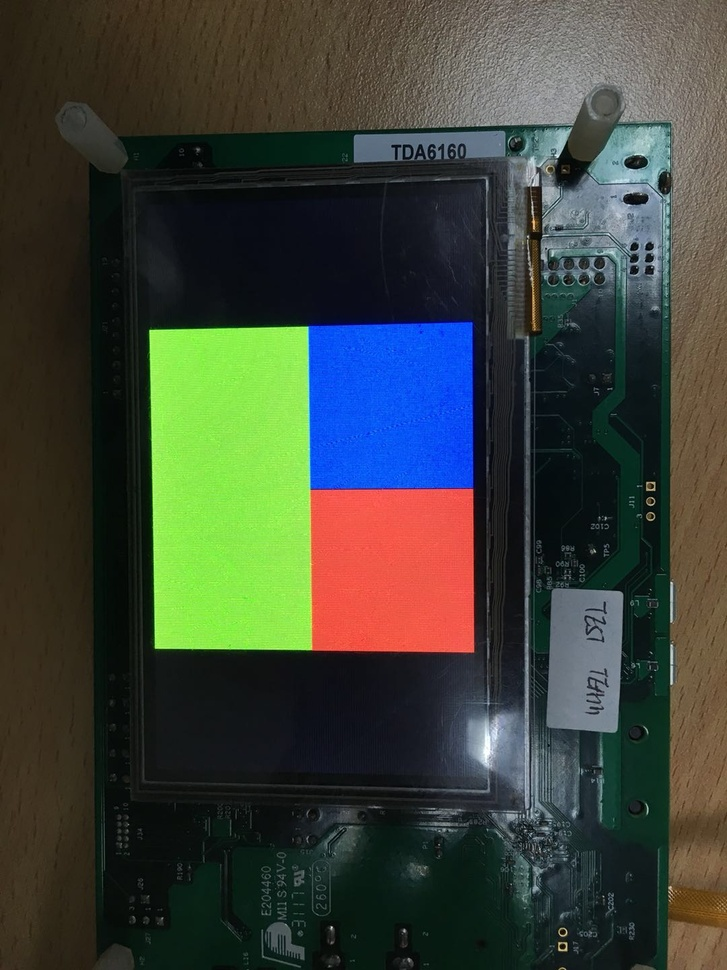
#> input picture pyopencv/pxp_rgb.jpg, 727 x 970 px, shrunk from 1080 x 1440 before the run
$ python feature_test.py   (Python 2 division)
#> lines starting #> are read from the running program, lines starting #| are printed output that depends on the picture
#! usr/bin/python
#coding=utf-8


import cv2
import numpy as np
import matplotlib.pyplot as plt

img = cv2.imread('../pxp_rgb.jpg')
#> img is the input picture: shape (970, 727, 3); mean B, G, R 56.4, 66.5, 60.2
gray = cv2.cvtColor(img,cv2.COLOR_BGR2GRAY)#灰度图像
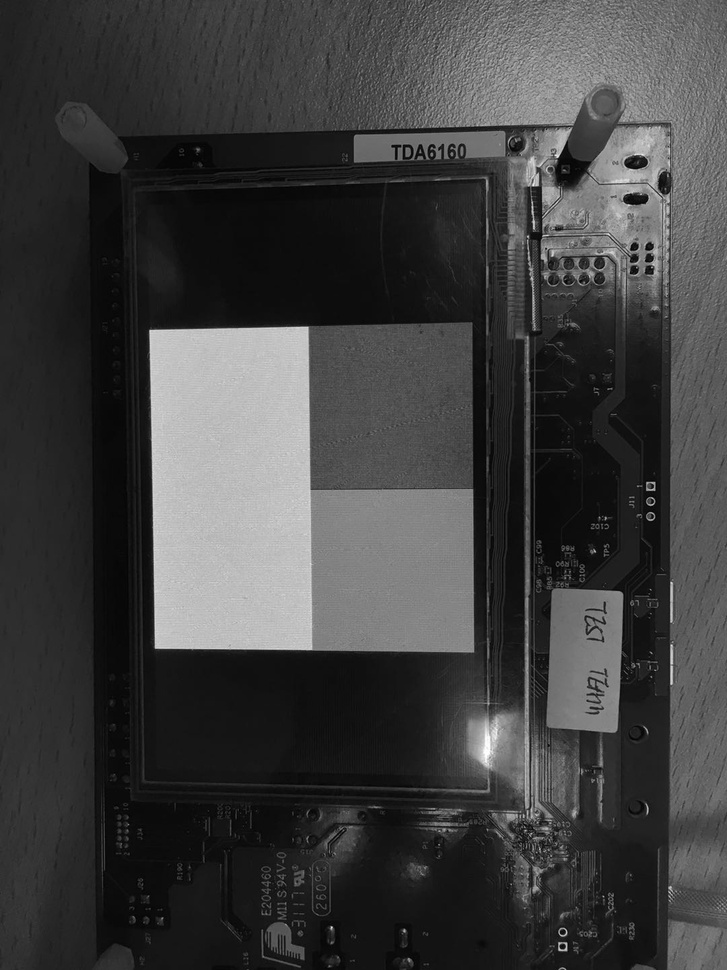
#> gray: shape (970, 727); min 1, max 254, mean 63.5
plt.subplot(121),plt.imshow(gray,'gray')

# GoodFeaturesToTrack() is better to void conner connection

# connners = cv2.cornerHarris(gray,3, 3, 0.04)
# print connners

# thresh = 0.00001
# • cv2.THRESH_BINARY（黑白二值）
# • cv2.THRESH_BINARY_INV（黑白二值反转）
# • cv2.THRESH_TRUNC （得到的图像为多像素值）
# • cv2.THRESH_TOZERO
# • cv2.THRESH_TOZERO_INV

# # find contours in the thresholded image
# cnts = cv2.findContours(thresh.copy(), cv2.RETR_EXTERNAL,
#     cv2.CHAIN_APPROX_SIMPLE)
# cnts = cnts[0]

ret, thresImage = cv2.threshold(img, 127, 255, cv2.THRESH_BINARY_INV)
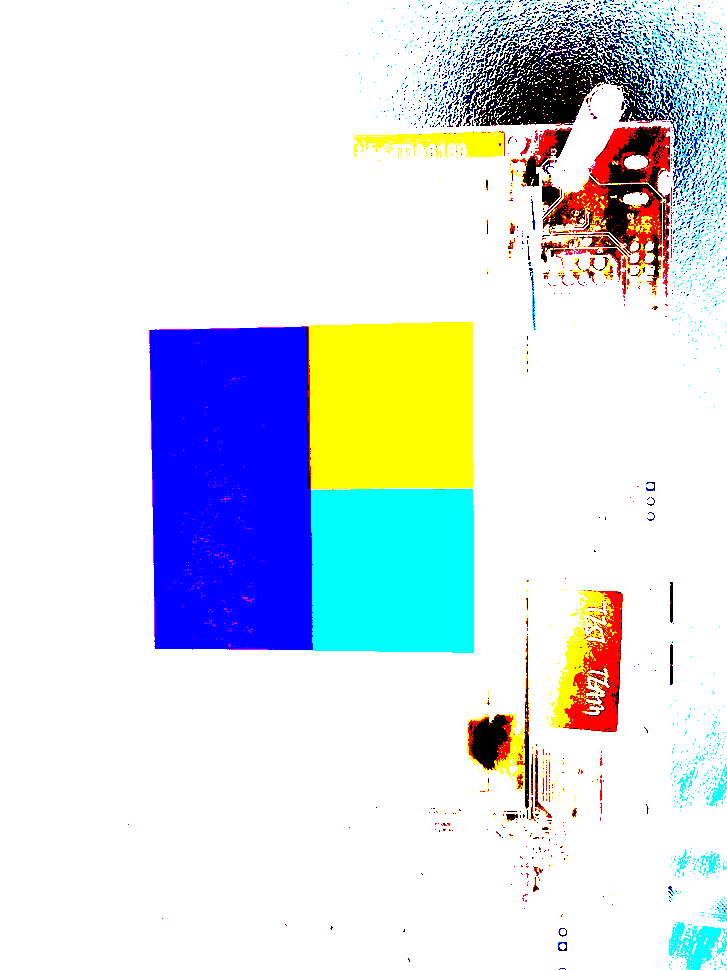
#> thresImage: shape (970, 727, 3); mean B, G, R 230.7, 223.6, 215.9
print thresImage
#> (printed output is left out)
plt.subplot(122),plt.imshow(thresImage, 'gray')
plt.xticks([]),plt.yticks([])

wm = plt.get_current_fig_manager()
wm.window.state('zoomed')
plt.show()
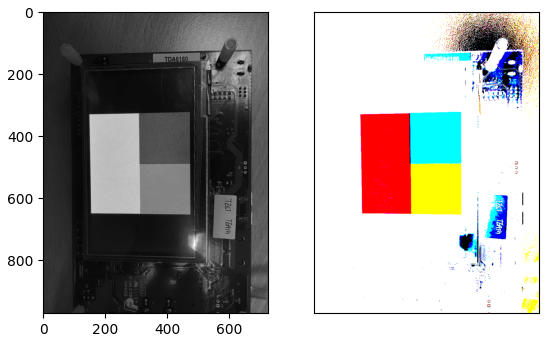
#> figure drawn by matplotlib, 2 panels; B, G, R data is drawn as R, G, B

$ run again, with pyopencv/lcd.jpg copied over pyopencv/pxp_rgb.jpg
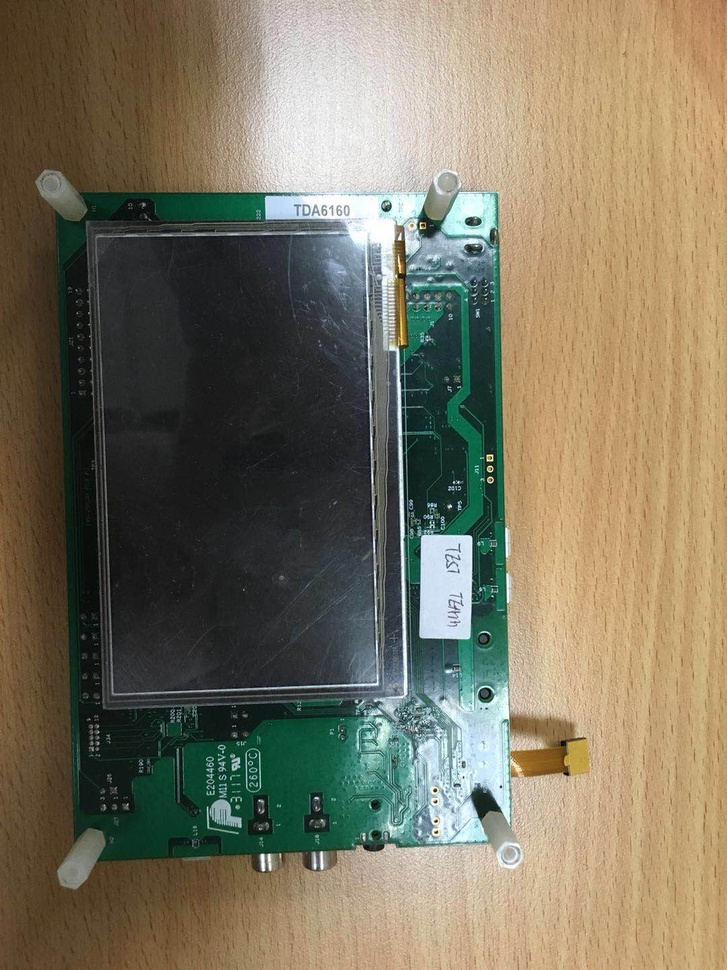
#> input picture pyopencv/lcd.jpg, 727 x 970 px, shrunk from 1080 x 1440 before the run
#> img is the input picture: shape (970, 727, 3); mean B, G, R 95.7, 116.2, 123.6
#> `ret, thresImage = cv2.threshold(img, 127, 255, cv2.THRESH_BINARY_INV)`:
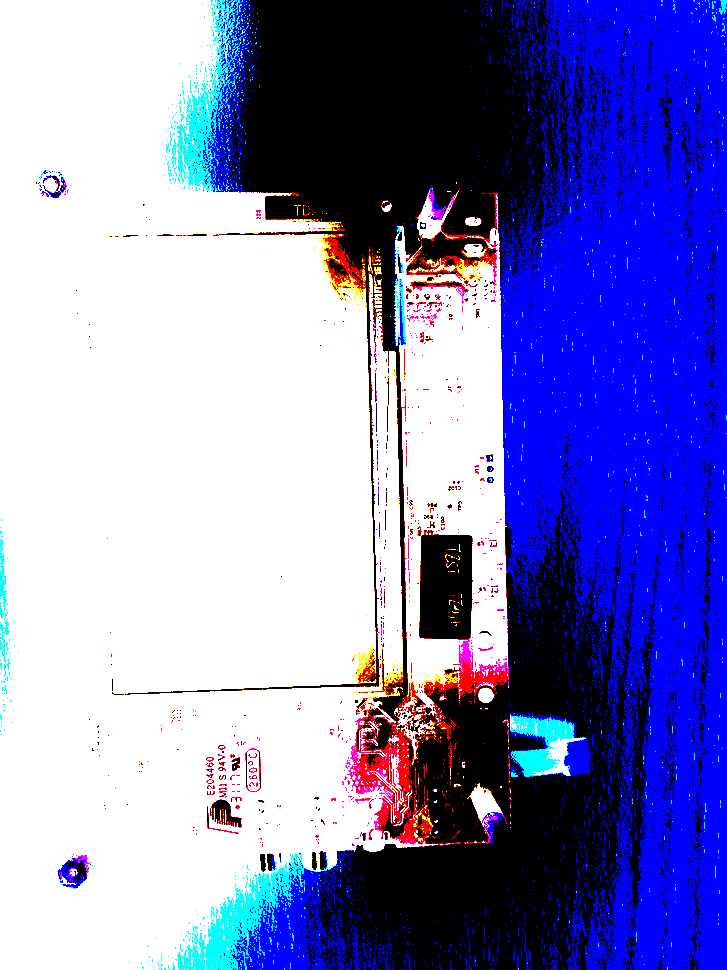
#> thresImage: shape (970, 727, 3); mean B, G, R 190.2, 130.8, 130.6
#> (printed output is left out)
#> `plt.show()`:
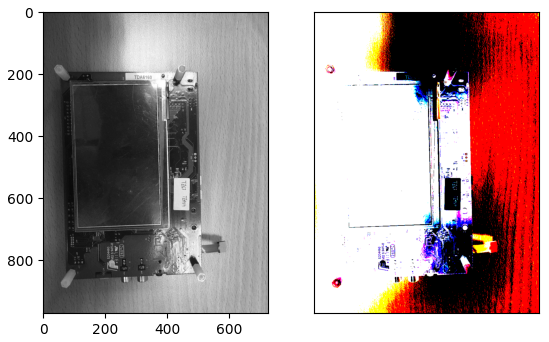
#> figure drawn by matplotlib, 2 panels; B, G, R data is drawn as R, G, B
